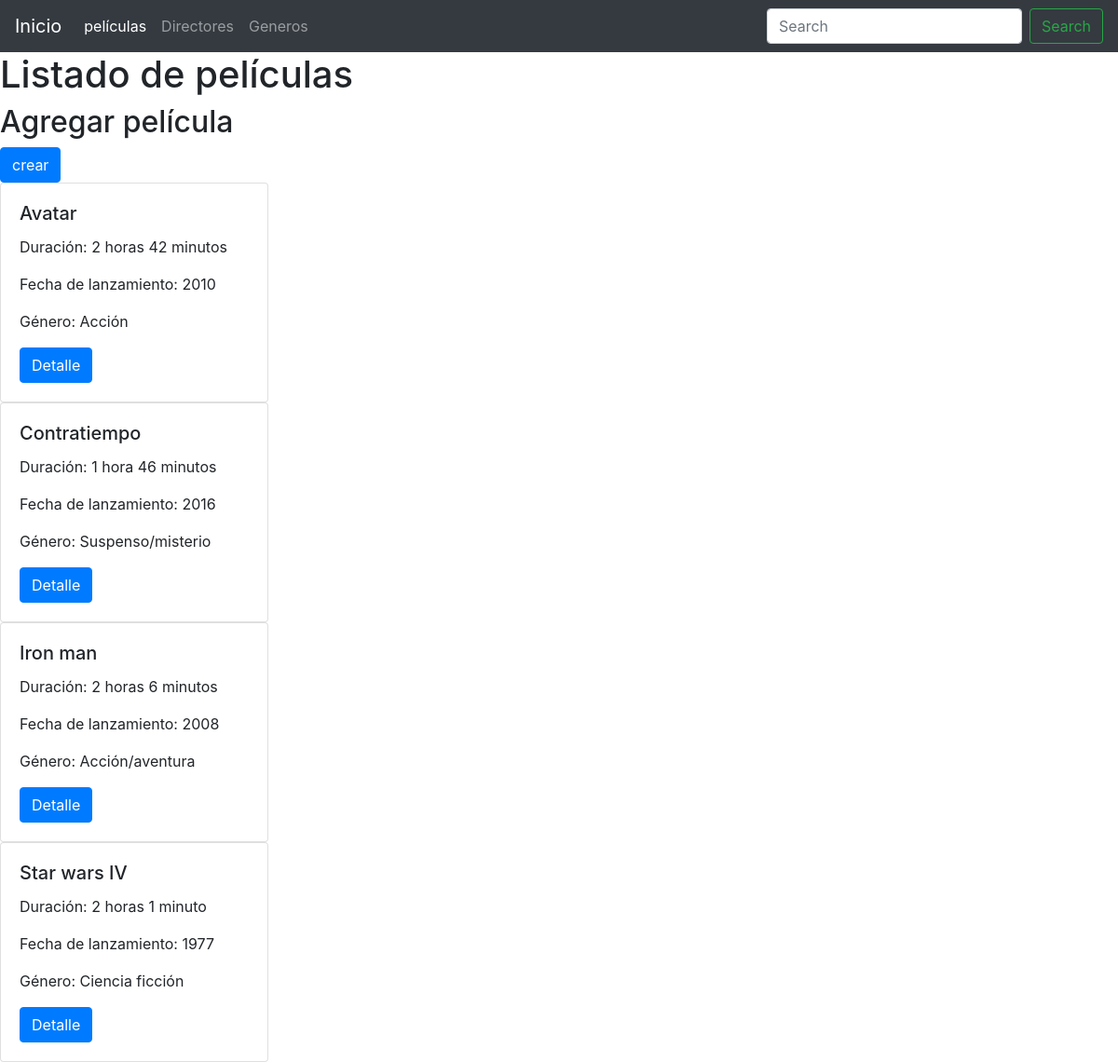
Screenshot of /peliculas/listar-peliculas/ with the database file from the repository.
### peliculas/models.py (models this page shows)
class Peliculas(models.Model):
    nombre = models.CharField(max_length=200)
    duracion = models.CharField(max_length=50)
    año_de_lanzamiento = models.IntegerField()
    genero = models.CharField(max_length=50)

### peliculas/views.py (the view)
# urls.py: path("listar-peliculas/", listar_peliculas),
def listar_peliculas(request):
    if "search" in request.GET:
        peliculas = Peliculas.objects.filter(nombre__icontains = request.GET["search"])
    else:
        peliculas = Peliculas.objects.all()
    context = {
        "peliculas": peliculas,
    }
    return render(request, "peliculas/listado_peliculas.html", context=context)

### templates/peliculas/listado_peliculas.html (shortened to what this page needs)
{% extends "base.html" %}
{% block content %}
<h1>Listado de películas</h1>
<h2>Agregar película</h2> <a href="/peliculas/crear-peliculas/" class="btn btn-primary">crear</a>
{% for pelicula in peliculas%}
    <div class="card" style="width: 18rem;">
        <div class="card-body">
        <h5 class="card-title">{{pelicula.nombre}}</h5>
        <p class="card-text">Duración: {{pelicula.duracion}}</p>
        <p>Fecha de lanzamiento: {{pelicula.año_de_lanzamiento}}</p>
        <p>Género: {{pelicula.genero}}</p>
        <a href="#" class="btn btn-primary">Detalle</a>
        </div>
    </div>
{% endfor%}
{% endblock %}

### templates/base.html (shortened to what this page needs)
<!DOCTYPE html>
<html lang="en">
<head>
    <link rel="stylesheet" href="https://cdn.jsdelivr.net/npm/bootstrap@4.6.2/dist/css/bootstrap.min.css">
</head>
<body>
    <header>
        <nav class="navbar navbar-expand-lg navbar-dark bg-dark">
            <a class="navbar-brand" href="/">Inicio</a>
            <div class="collapse navbar-collapse" id="navbarSupportedContent">
              <ul class="navbar-nav mr-auto">
                <li class="nav-item active">
                  <a class="nav-link" href="/peliculas/listar-peliculas/">películas <span class="sr-only">(current)</span></a>
                </li>
                <li class="nav-item">
                  <a class="nav-link" href="/peliculas/listar-directores/">Directores</a>
                </li>
                <li class="nav-item">
                  <a class="nav-link" href="/peliculas/listar-generos/">Generos</a>
                </li>
              </ul>
              <form class="form-inline my-2 my-lg-0" action="" method="GET">
                <input class="form-control mr-sm-2" type="search" placeholder="Search" aria-label="Search" name="search">
                <button class="btn btn-outline-success my-2 my-sm-0" type="submit">Search</button>
              </form>
            </div>
          </nav>
    </header>
{% block content %}
{% endblock %}
</body>
</html>

### rows the page displays
Peliculas: nombre "Avatar", duracion "2 horas 42 minutos", año_de_lanzamiento "2010", genero "Acción"
Peliculas: nombre "Contratiempo", duracion "1 hora 46 minutos", año_de_lanzamiento "2016", genero "Suspenso/misterio"
Peliculas: nombre "Iron man", duracion "2 horas 6 minutos", año_de_lanzamiento "2008", genero "Acción/aventura"
Peliculas: nombre "Star wars IV", duracion "2 horas 1 minuto", año_de_lanzamiento "1977", genero "Ciencia ficción"
